Frame 1 (no input): blank canvas, image omitted
Frame 60 (no input): blank canvas, image omitted
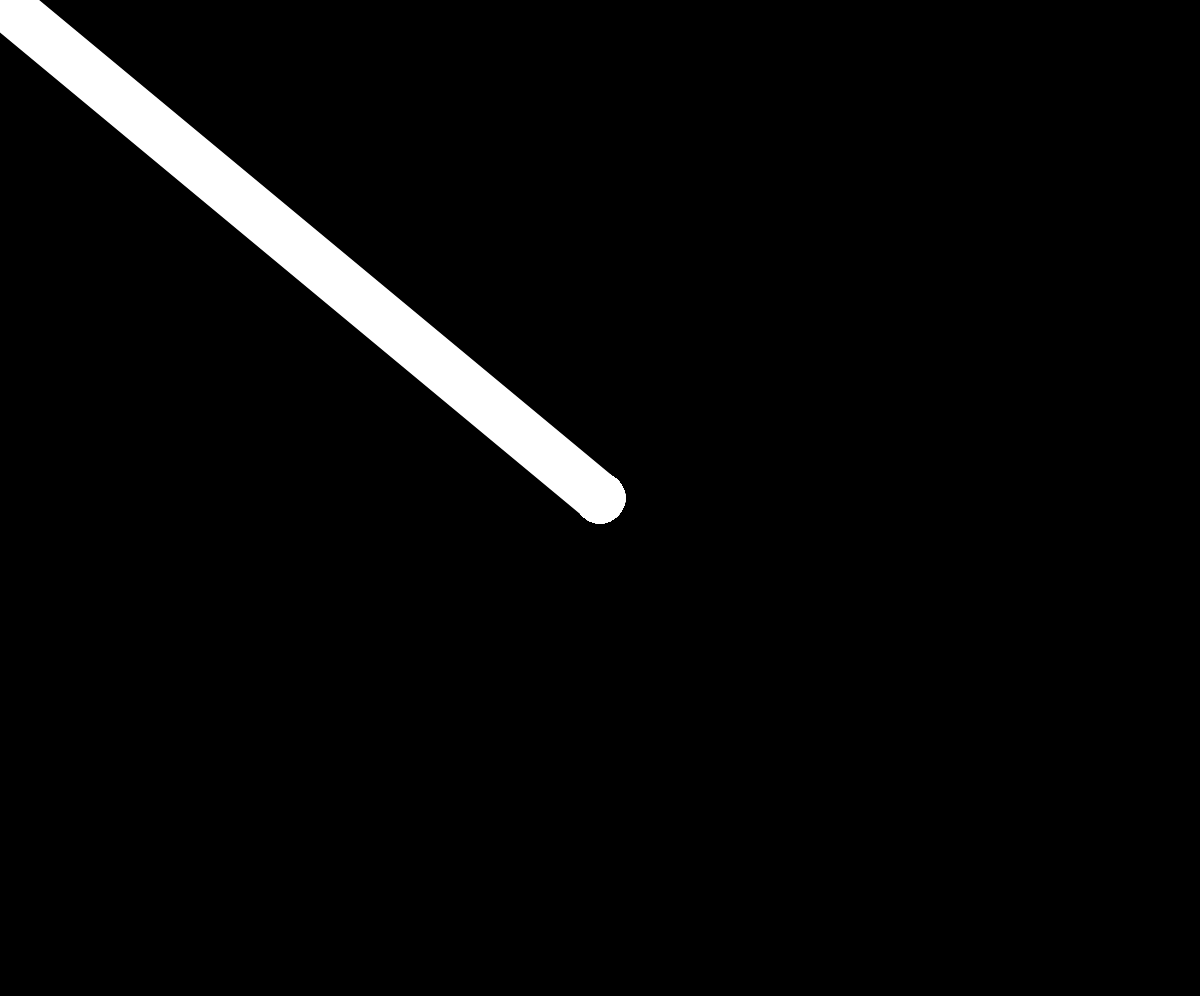
Frame 120 (the mouse pressed at the canvas centre since frame 60)

The p5.js sketch whose frames 1 and 60 were blank and that drew this single picture after the mouse press (run headless with seeded random() and noise() and a simulated clock; from frame 60 on, the mouse is pressed at the canvas centre):

// p5.js sketch
// ── sketch.js
let img;
let dens;
var circles = [];
let wait = false;

function setup() {
  createCanvas(windowWidth, windowHeight - 4);
  frameRate(60);
  img = createImage(windowWidth, windowHeight - 4, RGB);
  pixelDensity(1);
  dens = pixelDensity();
  background(0);
  noStroke();
}
let num = 0;
let drawImg = true;

function draw() {
  if (!wait) {
    if (drawImg) {
      if (mouseIsPressed){
        stroke(255);
        strokeWeight(50);
        line(pmouseX,pmouseY,mouseX,mouseY);
        strokeWeight(1);
        ellipse(mouseX, mouseY, 50, 50);
      }
    } else {
      noStroke();
      while (num < 20) {
        createCircle();
        num++;
      }
      num = 0;
      for (let i = 0; i < circles.length; i++) {
        circles[i].c_update();
        circles[i].c_draw();
      }
    }
  }
}
let tryNum = 0;

function createCircle() {
  let rx = random(0, width);
  let ry = random(0, height);
  let become = true;
  for (let i = 0; i < circles.length; i++) {
    if (dist(rx, ry, circles[i].x, circles[i].y) - 5 < circles[i].r || brightness(img.get(int(rx), int(ry))) < 100) {
      become = false;
      break;
    }
  }
  if (become) {
    tryNum = 0;
    if (!(brightness(img.get(int(rx), int(ry))) < 100)) {
      circles.push(new classCircle(rx, ry, 5));
    }
  } else {
    if (tryNum < 1000) {
      tryNum++;
      createCircle();
    } else {
      tryNum = 0;
      print("FINISHED");
      drawImg = true;
      wait = true;
    }
  }
}

function keyPressed() {
  if (key == " " && drawImg) {
    print("PRINTING");
    loadPixels();
    img.loadPixels();
    for (let i = 0; i < (4 * (windowWidth * dens) * (windowHeight * dens)); i++) {
      img.pixels[i] = pixels[i];
    }
    updatePixels();
    img.updatePixels();
    pixelDensity(2);
    background(0);
    drawImg = false;
  }

}

// ── classCircle.js
class classCircle{
  constructor(x_,y_,r_){
    this.grow=true;
    this.x = x_;
    this.y = y_;
    this.r = r_;
    this.red = int(random(0,255));
    this.green = int(random(0,255));
    this.blue = int(random(0,255));
  }

  c_update(){
    if(this.x+this.r>width || this.x-this.r<0 || this.y+this.r>height || this.y-this.r<0) this.grow = false;
    for(let i =0;i<circles.length;i++){
    if(dist(this.x,this.y,circles[i].x,circles[i].y)-2<circles[i].r+this.r && this.x != circles[i].x){
      this.grow=false;
    }
    }
    if(this.grow) this.r++;
  }

  c_draw(){
    fill(this.red,this.green,this.blue);
    ellipse(this.x,this.y,this.r*2,this.r*2);
  }
}
